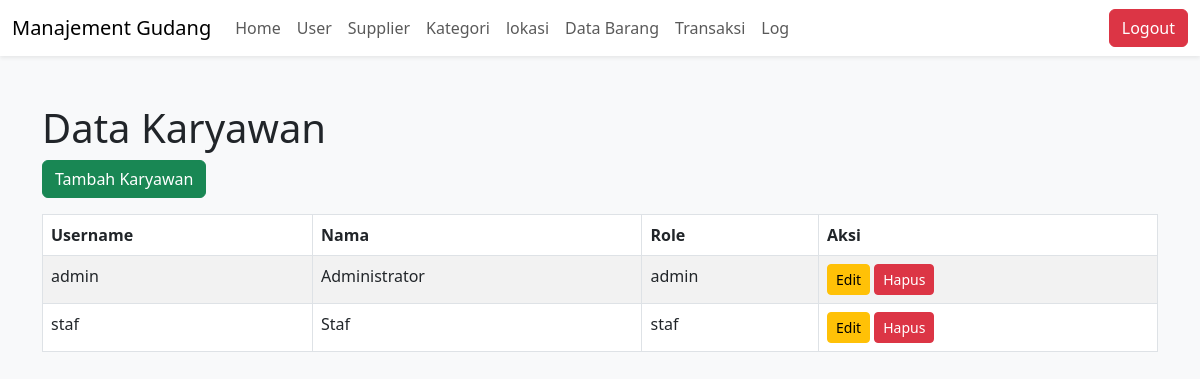
The app's page /data_user.php (signed in) with its own data.
### tables this page shows
CREATE TABLE users (
    id INT AUTO_INCREMENT PRIMARY KEY,
    username VARCHAR(50) NOT NULL UNIQUE,
    nama VARCHAR(255) NOT NULL,
    password VARCHAR(255) NOT NULL,
    id_role INT NOT NULL,
    FOREIGN KEY (id_role) REFERENCES role(id)
);

CREATE TABLE role (
    id INT AUTO_INCREMENT PRIMARY KEY,
    nama_role VARCHAR(50) NOT NULL UNIQUE
);

### data_user.php (the view, shortened to what this page needs)
<?php
include 'koneksi.php';
$query = "
    SELECT
        users.id,
        users.username,
        users.nama,
        role.nama_role
    FROM
        users
    INNER JOIN
        role
    ON
        users.id_role = role.id
";
$result = $conn->query($query);
?>
<!DOCTYPE html>
<html>
<head>
    <link href="https://cdn.jsdelivr.net/npm/bootstrap@5.3.0-alpha1/dist/css/bootstrap.min.css" rel="stylesheet">
</head>
<body class="bg-light">
    <nav class="navbar navbar-expand-lg navbar-light bg-white shadow-sm">
        <div class="container-fluid">
            <a class="navbar-brand" href="#">Manajement Gudang</a>
            <div class="collapse navbar-collapse" id="navbarNav">
            <?php
            include 'navbar.php';
            ?>
            </div>
            <button class="btn btn-danger" onclick="location.href='logout.php'">Logout</button>
        </div>
    </nav>
    <div class="container mt-5">
        <h1>Data Karyawan</h1>
        <div class="mb-3">
            <button class="btn btn-success" onclick="location.href='tambah_user.php'">Tambah Karyawan</button>
        </div>
        <table class="table table-bordered table-striped mt-3">
            <thead>
                <tr>
                    <th>Username</th>
                    <th>Nama</th>
                    <th>Role</th>
                    <th>Aksi</th>
                </tr>
            </thead>
            <tbody>
                <?php while ($row = $result->fetch_assoc()): ?>
                    <tr>
                        <td><?= $row['username']; ?></td>
                        <td><?= $row['nama']; ?></td>
                        <td><?= $row['nama_role']; ?></td>
                        <td>
                            <button class="btn btn-warning btn-sm" onclick="location.href='edit_user.php?id=<?php echo $row['id']; ?>'">Edit</button>
                            <button class="btn btn-danger btn-sm" onclick="if(confirm('Yakin ingin menghapus?')) location.href='hapus_user.php?id=<?php echo $row['id']; ?>'">Hapus</button>
                        </td>
                    </tr>
                <?php endwhile; ?>
            </tbody>
        </table>
    </div>
</body>
</html>

### records on screen
users: username "admin", nama "Administrator", id_role.nama_role "admin"
users: username "staf", nama "Staf", id_role.nama_role "staf"
